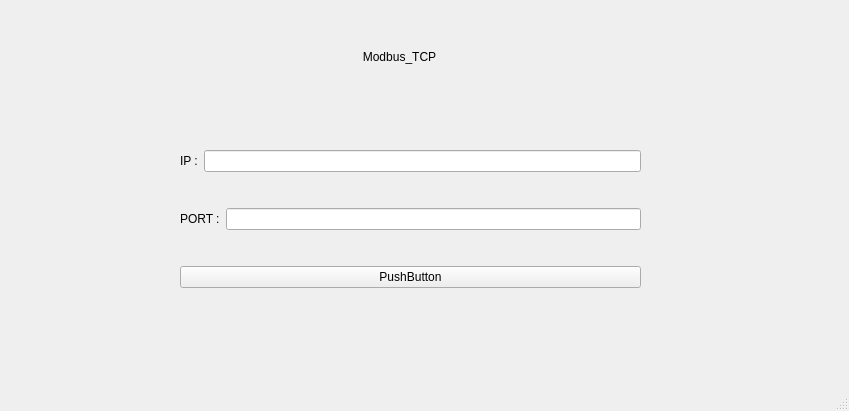
<?xml version="1.0" encoding="UTF-8"?>
<ui version="4.0">
 <class>MainWindow</class>
 <widget class="QMainWindow" name="MainWindow">
  <property name="geometry">
   <rect>
    <x>0</x>
    <y>0</y>
    <width>849</width>
    <height>411</height>
   </rect>
  </property>
  <property name="windowTitle">
   <string>Modbus @smart_manufactory_2019</string>
  </property>
  <widget class="QWidget" name="centralwidget">
   <widget class="QWidget" name="verticalLayoutWidget">
    <property name="geometry">
     <rect>
      <x>180</x>
      <y>120</y>
      <width>461</width>
      <height>201</height>
     </rect>
    </property>
    <layout class="QVBoxLayout" name="verticalLayout">
     <item>
      <layout class="QHBoxLayout" name="horizontalLayout_3">
       <item>
        <widget class="QLabel" name="label_ip">
         <property name="text">
          <string>IP :</string>
         </property>
        </widget>
       </item>
       <item>
        <widget class="QLineEdit" name="line_ip"/>
       </item>
      </layout>
     </item>
     <item>
      <layout class="QHBoxLayout" name="horizontalLayout_2">
       <item>
        <widget class="QLabel" name="label_port">
         <property name="text">
          <string>PORT :</string>
         </property>
        </widget>
       </item>
       <item>
        <widget class="QLineEdit" name="line_port"/>
       </item>
      </layout>
     </item>
     <item>
      <widget class="QPushButton" name="button_enter">
       <property name="text">
        <string>PushButton</string>
       </property>
       <property name="autoDefault">
        <bool>true</bool>
       </property>
      </widget>
     </item>
    </layout>
   </widget>
   <widget class="QLabel" name="label_title">
    <property name="geometry">
     <rect>
      <x>170</x>
      <y>50</y>
      <width>459</width>
      <height>16</height>
     </rect>
    </property>
    <property name="text">
     <string>Modbus_TCP</string>
    </property>
    <property name="alignment">
     <set>Qt::AlignHCenter|Qt::AlignTop</set>
    </property>
   </widget>
   <widget class="QLabel" name="label_error">
    <property name="geometry">
     <rect>
      <x>180</x>
      <y>330</y>
      <width>459</width>
      <height>16</height>
     </rect>
    </property>
    <property name="text">
     <string/>
    </property>
    <property name="alignment">
     <set>Qt::AlignHCenter|Qt::AlignTop</set>
    </property>
   </widget>
  </widget>
  <widget class="QMenuBar" name="menubar">
   <property name="geometry">
    <rect>
     <x>0</x>
     <y>0</y>
     <width>849</width>
     <height>29</height>
    </rect>
   </property>
  </widget>
  <widget class="QStatusBar" name="statusbar"/>
 </widget>
 <resources/>
 <connections/>
</ui>
